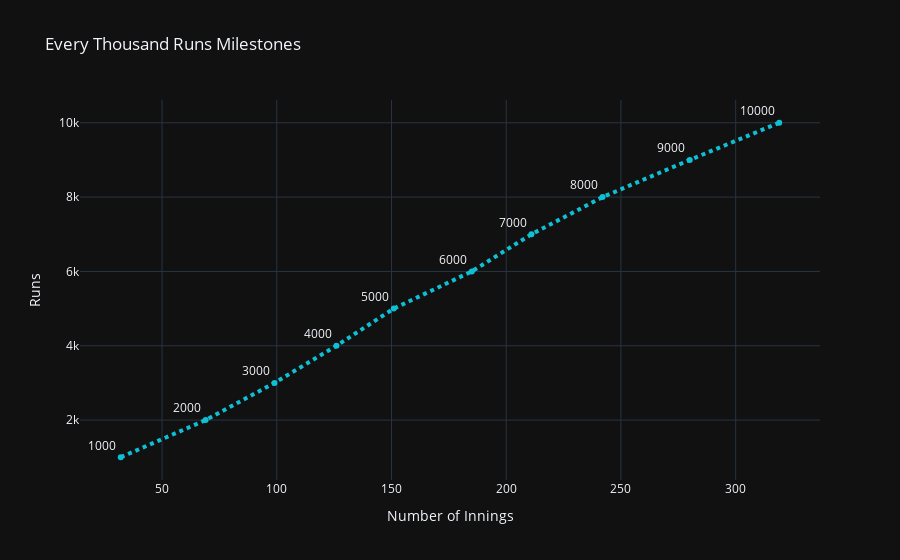

The notebook cell saved with this chart:
### Code cell
#plotting the 1000 Run Milestone
fig = go.Figure(data= go.Scatter(x=milestones['Inns'],y=milestones['Runs'],text=milestones['Runs'],
                                 textposition='top left',mode='lines+markers+text',
                                 line=dict(color='#0fc0d4', width=4,dash='dot')))
fig.update_layout(title='Every Thousand Runs Milestones',xaxis_title='Number of Innings',yaxis_title='Runs',
                 template="plotly_dark")
fig.show()

### Figure 1 — Plotly figure (JSON) as saved in the notebook; plotly's stock layout.template omitted (floating-point values rounded to 4 significant figures)
{"data": [{"line": {"color": "#0fc0d4", "dash": "dot", "width": 4}, "mode": "lines+markers+text", "text": [1000, 2000, 3000, 4000, 5000, 6000, 7000, 8000, 9000, 10000], "textposition": "top left", "type": "scatter", "x": [32, 69, 99, 126, 151, 185, 211, 242, 280, 319], "y": [1000, 2000, 3000, 4000, 5000, 6000, 7000, 8000, 9000, 10000]}], "layout": {"title": {"text": "Every Thousand Runs Milestones"}, "xaxis": {"title": {"text": "Number of Innings"}}, "yaxis": {"title": {"text": "Runs"}}}}
